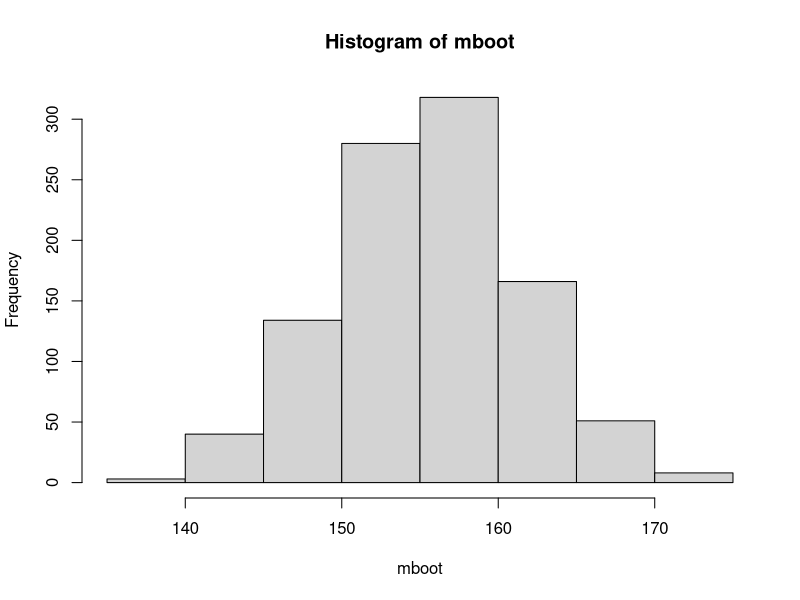

Reproduce this figure in R.
## ---- chunk 1
obs <- c(145, 165, 134, 167, 158, 176, 156, 189, 143, 123)
mboot <- replicate(1000, {
  x <- sample(obs, size=10, replace=TRUE)
  mean(x)
})
hist(mboot)
## 95% confidence interval
quantile(mboot, c(0.025, 0.975))
## ---- chunk 2
(m <- mean(obs))
## ---- chunk 3
(v <- var(obs))
## ---- chunk 4
(s <- sd(obs))
## ---- chunk 5
n <- length(obs)
t <- qt(0.975, df=9)
##95% confidence interval 
c(m - t*s/sqrt(n), m + t*s/sqrt(n))
## ---- chunk 6
p <- 0.42
n <- 100
SE <- sqrt(p*(1-p)/n)
z <- qnorm(0.95)
c(p - z*SE, p + z*SE)
## ---- chunk 7
z <- qnorm(0.995)
c(p - z*SE, p + z*SE)
## ---- chunk 8
## 95% confidence interval
m <- 42
sigma <- 2.3
n <- 10
z <- qnorm(0.975)
c(m - z*sigma/sqrt(10), m + z*sigma/sqrt(10))
## ---- chunk 9
z <- qnorm(0.95)
c(m - z*sigma/sqrt(10), m + z*sigma/sqrt(10))
## ---- chunk 10
p <- 25/150
n <- 150
z <-qnorm(0.975)
SE <- sqrt(p*(1-p)/n)
## 95% CI
c(p - z*SE, p + z*SE)
